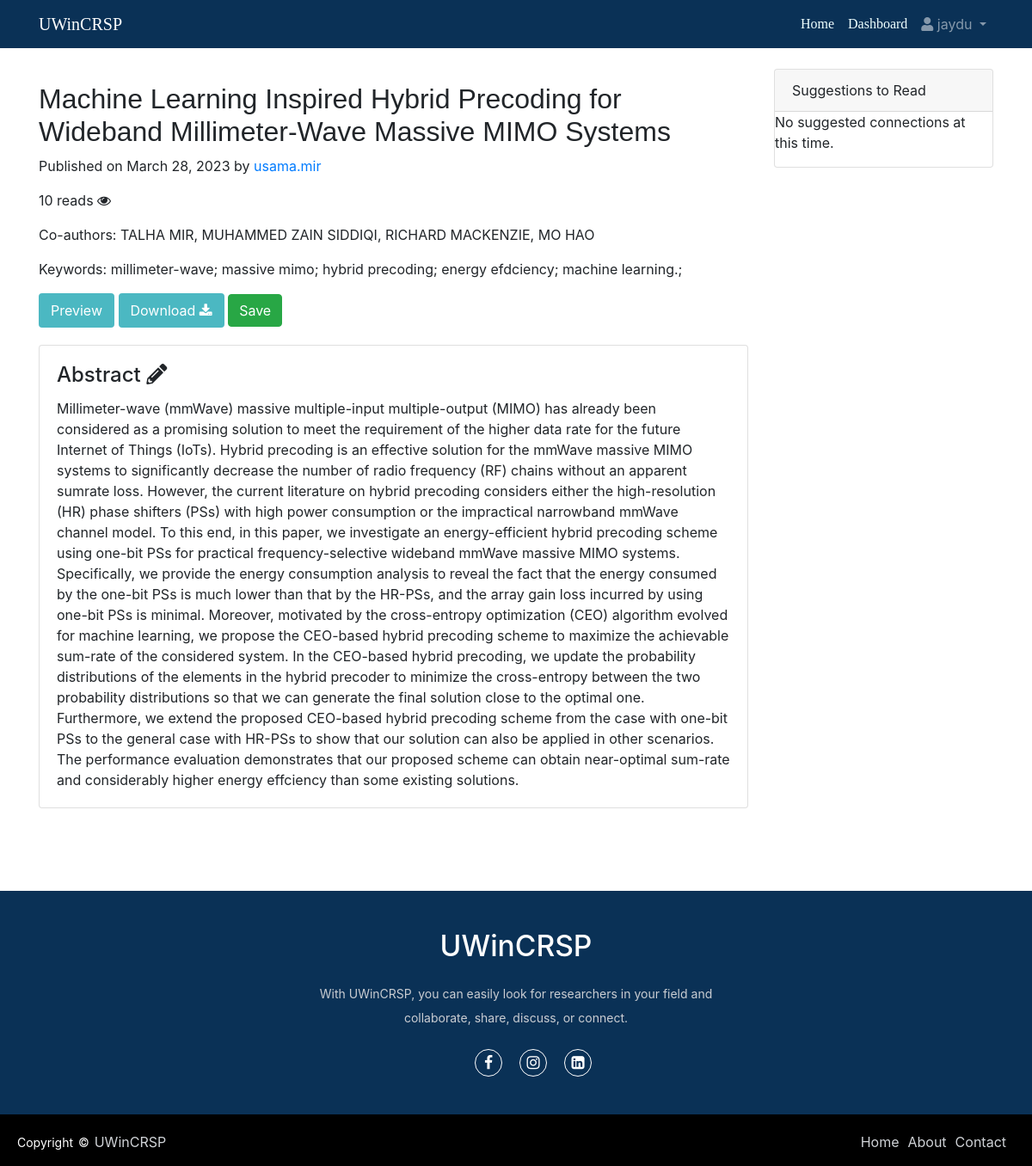
/posts/17 (signed in), run on the app's committed database.
### accounts/models.py (models this page shows, shortened)
class Post(models.Model):
    title = models.CharField(max_length=200)
    authors = models.CharField(max_length=200)
    skills = models.ManyToManyField('Skill')
    abstract = models.CharField(max_length=2000)
    paper = models.FileField(upload_to='papers/')
    allow_downloading = models.BooleanField(default=False)
    created_at = models.DateTimeField(auto_now_add=True)
    updated_at = models.DateTimeField(auto_now=True)
    published_on = models.DateTimeField(auto_now_add=True)
    uploaded_by = models.ForeignKey(User, on_delete=models.CASCADE)
    views = models.IntegerField(default=0)
    def get_skills(self):
            return [skill.name for skill in self.skills.all()]

class Skill(models.Model):
    name = models.CharField(max_length=50, unique=True)

### accounts/views.py (the view)
# urls.py: path('posts/<int:post_id>', views.posts_view, name='posts'),
def posts_view(request,post_id):
    try:
        posts = Post.objects.get(id=post_id)
        posts.views += 1 # Increment the views count
        posts.save()
        if request.user.is_authenticated:
            is_saved=SavedPost.objects.filter(user=request.user,post=post_id).exists()
            postsuggestion = get_post_suggestion(request.user)
    except Post.DoesNotExist:
        return render(request, '404.html', status=404)
    context = {
        'posts': posts,
        'pdf_url': posts.paper.url,
        'is_saved':is_saved,
        'suggestedpost': postsuggestion
    }
    return render(request, 'posts.html', context)

### accounts/models.py (called while the page is built)
def get_post_suggestion(user):
    profile = Profile.objects.get(user =user)
    skills = profile.get_skills_id()
    suggested_posts = Post.objects.filter(skills__in=skills).exclude(uploaded_by=user).distinct()
    return suggested_posts

    def get_skills_id(self):
        return [skill.id for skill in self.skills.all()]

### accounts/templates/posts.html
{% extends 'base1.html' %}
{% block content %}
<div class="container" >
  <div class="row" >
    <div class="col-md-9">
        <h2 style="margin-top: 40px; font-family: sans-serif;">{{ posts.title }}</h2>
      <p>Published on {{ posts.published_on|date:'F d, Y' }}
        by <a href="{% url 'profile' posts.uploaded_by.username %}">{{ posts.uploaded_by }}</a></p>
          <p>{{ posts.views }} reads <i class="fa fa-eye" aria-hidden="true"></i> </p>
          <p>Co-authors: {{ posts.authors }}</p>
          <p>Keywords:
              {% for skil in posts.get_skills %}
              {{ skil }};
              {% endfor %}
          </p>
        <a href="{{ pdf_url }}" class="btn btn-primary"
        style="background: #4bb8c2; border-width: 2px; border-style: solid;
        border-color: #4bb8c2; transition: 0.08s ease-in;
        -o-transition: 0.08s ease-in;
        -ms-transition: 0.08s ease-in;
        -moz-transition: 0.08s ease-in;
        -webkit-transition: 0.08s ease-in;">Preview  </a>
        {% if posts.allow_downloading %}
        <a href="{%  url 'pdf_download' posts.id %}" class="btn btn-primary"
        style="background: #4bb8c2; border-width: 2px; border-style: solid;
        border-color: #4bb8c2; transition: 0.08s ease-in;
        -o-transition: 0.08s ease-in;
        -ms-transition: 0.08s ease-in;
        -moz-transition: 0.08s ease-in;
        -webkit-transition: 0.08s ease-in;">Download <i class="fa fa-download" aria-hidden="true"></i> </a>
    {% endif %}
        {% if user.is_authenticated %}
            {% if is_saved %}
                <a href="{% url 'unsave_post' posts.id %}" class="btn btn-danger" style="transition: 0.08s ease-in;
        -o-transition: 0.08s ease-in;
        -ms-transition: 0.08s ease-in;
        -moz-transition: 0.08s ease-in;
        -webkit-transition: 0.08s ease-in;">Unsave</a>
            {% else %}
                <a href="{% url 'save_post' posts.id %}" class=" btn btn-success" style="transition: 0.08s ease-in;
        -o-transition: 0.08s ease-in;
        -ms-transition: 0.08s ease-in;
        -moz-transition: 0.08s ease-in;
        -webkit-transition: 0.08s ease-in;">Save</a>
            {% endif %}
        {% endif %}
          <div class="card mb-3" style="margin-top: 20px;">
            <div class="card-body">
              <h4 class="card-title">Abstract <i class='fas fa-pencil-alt' aria-hidden="true" ></i> </h4>
              <p class="card-text">{{ posts.abstract }}</p>
            </div>
          </div>
    </div>
<div class="col-md-3">
    <div class="card mt-4">
       <div class="card-header">Suggestions to Read</div>
       <ul class="list-group list-group-flush">
        {% if suggestedpost %}
            {% for suggested in suggestedpost %}
                  <li class="list-group-item"><a href="{% url 'posts' suggested.id %}">{{ suggested.title }}</a></li>
            {% endfor %}
        </ul>
              {% else %}
            <p> No suggested connections at this time.</p>
      {% endif %}
   </div>
</div>
  </div>
</div>
{% endblock %}

### accounts/templates/base1.html (shortened to what this page needs)
<!DOCTYPE html>
<html lang="en">
  <head>
    <link
      rel="stylesheet"
      href="https://maxcdn.bootstrapcdn.com/bootstrap/4.0.0/css/bootstrap.min.css"
    />
    <link
      rel="stylesheet"
      href="https://use.fontawesome.com/releases/v5.8.2/css/all.css"
    />
    <link rel="stylesheet" href="https://cdnjs.cloudflare.com/ajax/libs/font-awesome/4.7.0/css/font-awesome.min.css"/>
    <link rel='stylesheet' href='https://cdn.jsdelivr.net/npm/bootstrap-icons@1.7.2/font/bootstrap-icons.css'>
  </head>
  <body>
    <nav class="navbar navbar-expand-md navbar-dark navbar-fixed-top" style="background-color: #012950f5">
      <div class="container">
        <a class="navbar-brand" href="{% url 'index' %}" style="font-family: 'Righteous', serif;">UWinCRSP</a>
        <div
          class="collapse navbar-collapse justify-content-end"
          id="navbarNav"
        >
          <ul class="navbar-nav">
            <li class="nav-item">
              <a class="nav-link" id="hover-underline-animation" href="{% url 'index' %}" style="color: azure; font-family: 'Righteous', serif;">Home</a>
            </li>
            <li class="nav-item">
              <a class="nav-link" id="hover-underline-animation" href="{% url 'dashboard' %}" style="color: azure; font-family: 'Righteous', serif;">Dashboard</a>
            </li>
            <li class="nav-item dropdown">
                <a class="nav-link dropdown-toggle" href="" id="navbarDropdown" role="button" data-toggle="dropdown" aria-haspopup="true" aria-expanded="false">
                  <i class="fas fa-user"></i> {{ user.username }}
                </a>
              </li>
          </ul>
        </div>
      </div>
    </nav>
    <div>{% block content %}
      {% endblock %}</div>
    <footer>
      <div class="footer-content">
        <h3>UWinCRSP</h3>
        <p>With UWinCRSP, you can easily look for researchers in your field and collaborate, share, discuss, or connect.</p>
        <ul class="socials">
            <li><a href="#"><i class="fa fa-facebook"></i></a></li>
            <li><a href="#"><i class="fa fa-instagram"></i></a></li>
            <li><a href="#"><i class="fa fa-linkedin-square"></i></a></li>
        </ul>
    </div>
    <div class="footer-bottom">
        <p>copyright &copy; <a href="#">UWinCRSP</a>  </p>
                <div class="footer-menu">
                  <ul class="f-menu">
                    <li><a href="">Home</a></li>
                    <li><a href="">About</a></li>
                    <li><a href="">Contact</a></li>
                  </ul>
                </div>
    </div>
    </footer>
  </body>
</html>

### accounts/templates/base1.html (style rules this page uses)
footer { margin: 0; padding: 0; box-sizing: border-box; position: relative; top: 80px; bottom: 0; left: 0; right: 0; background: #012950f5; height: auto; width: 100vw; padding-top: 40px; color: #fff; }
.footer-content { display: flex; align-items: center; justify-content: center; flex-direction: column; text-align: center; }
.footer-content h3 { font-size: 2.1rem; font-weight: 500; text-transform: capitalize; line-height: 3rem; }
.footer-content p { max-width: 500px; margin: 10px auto; line-height: 28px; font-size: 14px; color: #cacdd2; justify-content: center; text-align: center; }
.socials { list-style: none; display: flex; align-items: center; justify-content: center; margin: 1rem 0 3rem 0; }
.socials li { margin: 0 10px; }
.socials a { text-decoration: none; color: #fff; border: 1.1px solid white; padding: 5px; border-radius: 50%; }
.socials a i { font-size: 1.1rem; width: 20px; transition: color .4s ease; }
.footer-bottom { background: #000; width: 100vw; padding: 20px; padding-bottom: 40px; text-align: center; }
.footer-bottom p { float: left; font-size: 14px; word-spacing: 2px; text-transform: capitalize; }
.footer-bottom p a { color:#cfd2d6; font-size: 16px; text-decoration: none; }
.footer-menu { float: right; }
.footer-menu ul { display: flex; }
.footer-menu ul li { padding-right: 10px; display: block; }
.footer-menu ul li a { color: #cfd2d6; text-decoration: none; }
a { transition: all 0.3s; }
#hover-underline-animation { display: inline-block; position: relative; }
#hover-underline-animation:after { content: ''; position: absolute; width: 100%; transform: scaleX(0); height: 2px; bottom: 0; left: 0; background-color: white; transform-origin: bottom right; transition: transform 0.25s ease-out; }

### data on the page
Post: title "Machine Learning Inspired Hybrid Precoding for Wideband Millimeter-Wave Massive MIMO Systems", published_on "March 28, 2023", uploaded_by "usama.mir", views "10", authors "TALHA MIR, MUHAMMED ZAIN SIDDIQI, RICHARD MACKENZIE, MO HAO", abstract "Millimeter-wave (mmWave) massive multiple-input multiple-output (MIMO) has already been considered as a promising solution to meet the requirement of the higher data rate for the future Internet of Things (IoTs). Hybrid precoding is an effective solution for the mmWave massive MIMO systems to significantly decrease the number of radio frequency (RF) chains without an apparent sumrate loss. However, the current literature on hybrid precoding considers either the high-resolution (HR) phase shifters (PSs) with high power consumption or the impractical narrowband mmWave channel model. To this end, in this paper, we investigate an energy-efficient hybrid precoding scheme using one-bit PSs for…"
Skill: get_skills "millimeter-wave"
Skill: get_skills "massive mimo"
Skill: get_skills "hybrid precoding"
Skill: get_skills "energy efdciency"
Skill: get_skills "machine learning."

### other printed values
{{ user.username }} "jaydu"
